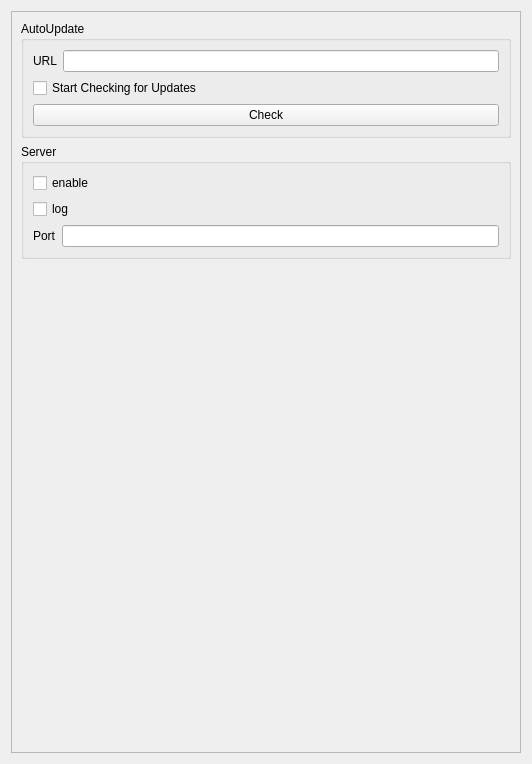
<?xml version="1.0" encoding="UTF-8"?>
<ui version="4.0">
 <class>FormSetting</class>
 <widget class="QWidget" name="FormSetting">
  <property name="geometry">
   <rect>
    <x>0</x>
    <y>0</y>
    <width>532</width>
    <height>764</height>
   </rect>
  </property>
  <property name="windowTitle">
   <string>Setting</string>
  </property>
  <layout class="QGridLayout" name="gridLayout">
   <item row="0" column="0">
    <widget class="QScrollArea" name="scrollArea">
     <property name="widgetResizable">
      <bool>true</bool>
     </property>
     <widget class="QWidget" name="scrollAreaWidgetContents">
      <property name="geometry">
       <rect>
        <x>0</x>
        <y>0</y>
        <width>512</width>
        <height>744</height>
       </rect>
      </property>
      <layout class="QVBoxLayout" name="verticalLayout">
       <item>
        <widget class="QGroupBox" name="groupBoxAutoUpdate">
         <property name="title">
          <string>AutoUpdate</string>
         </property>
         <layout class="QGridLayout" name="gridLayout_2">
          <item row="0" column="0">
           <layout class="QFormLayout" name="formLayout">
            <item row="0" column="0">
             <widget class="QLabel" name="labelURL">
              <property name="text">
               <string>URL</string>
              </property>
             </widget>
            </item>
            <item row="0" column="1">
             <widget class="QLineEdit" name="lineEditURL"/>
            </item>
           </layout>
          </item>
          <item row="1" column="0">
           <widget class="QCheckBox" name="checkBoxCheckUpdates">
            <property name="text">
             <string>Start Checking for Updates</string>
            </property>
           </widget>
          </item>
          <item row="2" column="0">
           <widget class="QPushButton" name="btnCheck">
            <property name="text">
             <string>Check</string>
            </property>
           </widget>
          </item>
         </layout>
        </widget>
       </item>
       <item>
        <widget class="QGroupBox" name="groupBoxServer">
         <property name="title">
          <string>Server</string>
         </property>
         <layout class="QGridLayout" name="gridLayout_3">
          <item row="2" column="0">
           <layout class="QHBoxLayout" name="horizontalLayout">
            <item>
             <widget class="QLabel" name="labelPort">
              <property name="text">
               <string>Port</string>
              </property>
             </widget>
            </item>
            <item>
             <widget class="QLineEdit" name="lineEditPort"/>
            </item>
           </layout>
          </item>
          <item row="0" column="0">
           <widget class="QCheckBox" name="checkBoxEnable">
            <property name="text">
             <string>enable</string>
            </property>
           </widget>
          </item>
          <item row="1" column="0">
           <widget class="QCheckBox" name="checkBoxLog">
            <property name="text">
             <string>log</string>
            </property>
           </widget>
          </item>
         </layout>
        </widget>
       </item>
       <item>
        <spacer name="verticalSpacer">
         <property name="orientation">
          <enum>Qt::Orientation::Vertical</enum>
         </property>
         <property name="sizeHint" stdset="0">
          <size>
           <width>20</width>
           <height>40</height>
          </size>
         </property>
        </spacer>
       </item>
      </layout>
     </widget>
    </widget>
   </item>
  </layout>
 </widget>
 <resources/>
 <connections/>
</ui>
